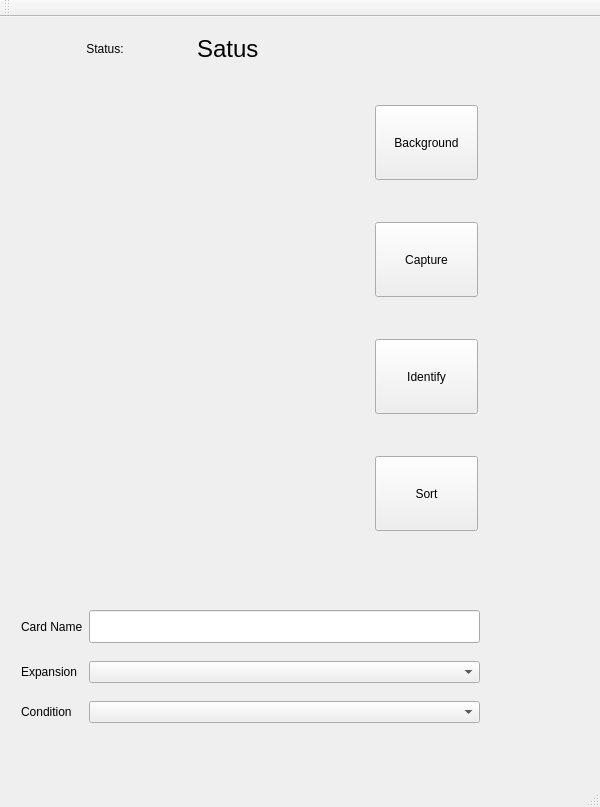
<?xml version="1.0" encoding="UTF-8"?>
<ui version="4.0">
 <class>MainWindow</class>
 <widget class="QMainWindow" name="MainWindow">
  <property name="geometry">
   <rect>
    <x>0</x>
    <y>0</y>
    <width>600</width>
    <height>807</height>
   </rect>
  </property>
  <property name="windowTitle">
   <string>Card Sorter</string>
  </property>
  <widget class="QWidget" name="centralWidget">
   <widget class="QWidget" name="gridLayoutWidget">
    <property name="geometry">
     <rect>
      <x>8</x>
      <y>2</y>
      <width>481</width>
      <height>561</height>
     </rect>
    </property>
    <layout class="QGridLayout" name="gridLayout">
     <item row="2" column="0">
      <widget class="QLabel" name="preview">
       <property name="sizePolicy">
        <sizepolicy hsizetype="Fixed" vsizetype="Fixed">
         <horstretch>0</horstretch>
         <verstretch>0</verstretch>
        </sizepolicy>
       </property>
       <property name="minimumSize">
        <size>
         <width>350</width>
         <height>500</height>
        </size>
       </property>
       <property name="baseSize">
        <size>
         <width>350</width>
         <height>500</height>
        </size>
       </property>
       <property name="text">
        <string/>
       </property>
      </widget>
     </item>
     <item row="2" column="1">
      <layout class="QVBoxLayout" name="verticalLayout">
       <item>
        <widget class="QPushButton" name="background">
         <property name="minimumSize">
          <size>
           <width>0</width>
           <height>75</height>
          </size>
         </property>
         <property name="text">
          <string>Background</string>
         </property>
        </widget>
       </item>
       <item>
        <widget class="QPushButton" name="capture">
         <property name="minimumSize">
          <size>
           <width>0</width>
           <height>75</height>
          </size>
         </property>
         <property name="text">
          <string>Capture</string>
         </property>
        </widget>
       </item>
       <item>
        <widget class="QPushButton" name="indentify">
         <property name="minimumSize">
          <size>
           <width>0</width>
           <height>75</height>
          </size>
         </property>
         <property name="text">
          <string>Identify</string>
         </property>
        </widget>
       </item>
       <item>
        <widget class="QPushButton" name="sort">
         <property name="minimumSize">
          <size>
           <width>0</width>
           <height>75</height>
          </size>
         </property>
         <property name="text">
          <string>Sort</string>
         </property>
        </widget>
       </item>
      </layout>
     </item>
     <item row="1" column="0">
      <layout class="QHBoxLayout" name="horizontalLayout_2">
       <item>
        <widget class="QLabel" name="labelStatus">
         <property name="text">
          <string>Status:</string>
         </property>
         <property name="alignment">
          <set>Qt::AlignCenter</set>
         </property>
        </widget>
       </item>
       <item>
        <widget class="QLabel" name="status">
         <property name="font">
          <font>
           <pointsize>18</pointsize>
          </font>
         </property>
         <property name="text">
          <string>Satus</string>
         </property>
        </widget>
       </item>
      </layout>
     </item>
     <item row="0" column="0">
      <spacer name="verticalSpacer">
       <property name="orientation">
        <enum>Qt::Vertical</enum>
       </property>
       <property name="sizeHint" stdset="0">
        <size>
         <width>20</width>
         <height>20</height>
        </size>
       </property>
      </spacer>
     </item>
    </layout>
   </widget>
   <widget class="QWidget" name="gridLayoutWidget_2">
    <property name="geometry">
     <rect>
      <x>10</x>
      <y>570</y>
      <width>481</width>
      <height>161</height>
     </rect>
    </property>
    <layout class="QGridLayout" name="gridLayout_2">
     <item row="1" column="0">
      <widget class="QLabel" name="label_2">
       <property name="text">
        <string>Expansion</string>
       </property>
      </widget>
     </item>
     <item row="0" column="1">
      <widget class="QLineEdit" name="card_name">
       <property name="font">
        <font>
         <pointsize>16</pointsize>
        </font>
       </property>
       <property name="text">
        <string/>
       </property>
      </widget>
     </item>
     <item row="0" column="0">
      <widget class="QLabel" name="label">
       <property name="text">
        <string>Card Name</string>
       </property>
      </widget>
     </item>
     <item row="2" column="0">
      <widget class="QLabel" name="label_3">
       <property name="text">
        <string>Condition</string>
       </property>
      </widget>
     </item>
     <item row="1" column="1">
      <widget class="QComboBox" name="expansion"/>
     </item>
     <item row="2" column="1">
      <widget class="QComboBox" name="condition"/>
     </item>
    </layout>
   </widget>
  </widget>
  <widget class="QMenuBar" name="menuBar">
   <property name="geometry">
    <rect>
     <x>0</x>
     <y>0</y>
     <width>600</width>
     <height>22</height>
    </rect>
   </property>
  </widget>
  <widget class="QToolBar" name="mainToolBar">
   <attribute name="toolBarArea">
    <enum>TopToolBarArea</enum>
   </attribute>
   <attribute name="toolBarBreak">
    <bool>false</bool>
   </attribute>
  </widget>
  <widget class="QStatusBar" name="statusBar"/>
 </widget>
 <layoutdefault spacing="6" margin="11"/>
 <resources/>
 <connections/>
</ui>
